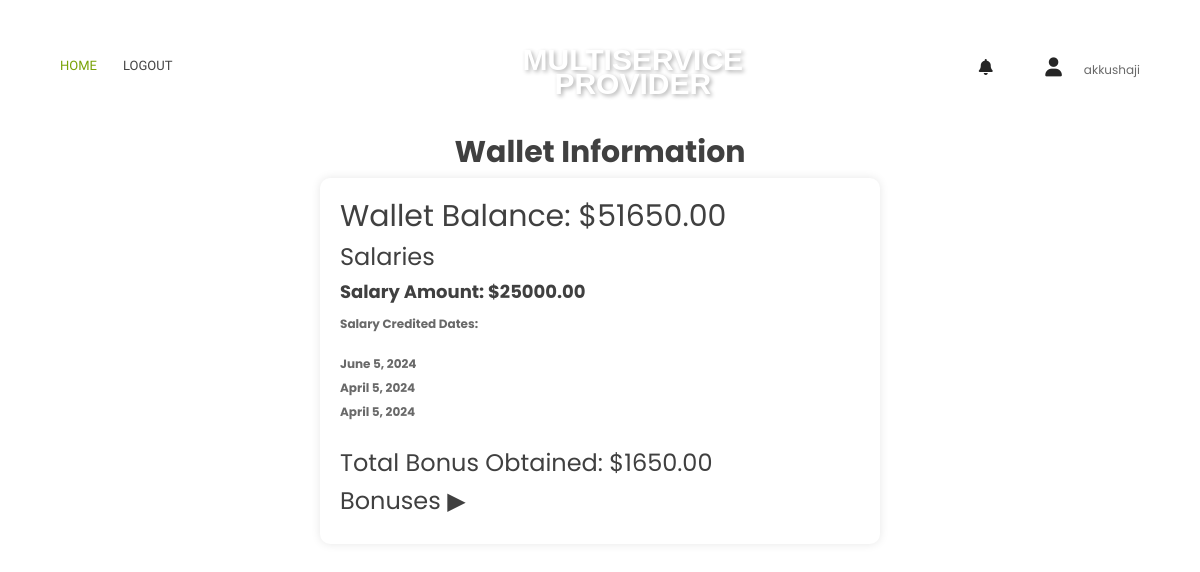
Page /wallet/ (signed in) on the earlier database version.
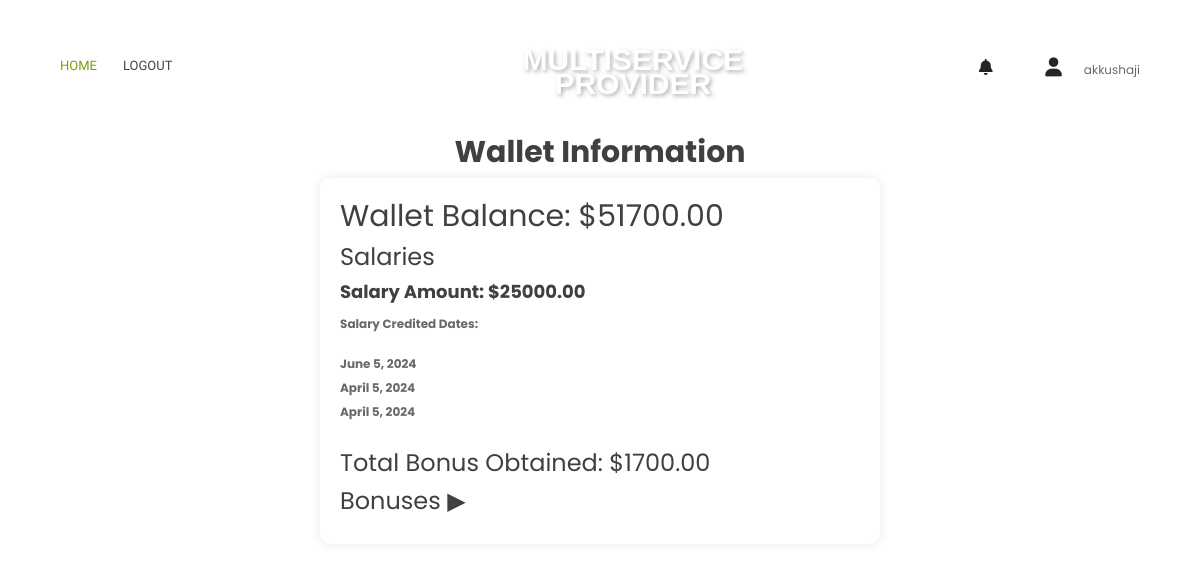
Same page on the later database version.
### app1/models.py (models this page shows)
class Wallet(models.Model):
    walletid = models.AutoField(primary_key=True)
    userid = models.ForeignKey(MyUser, on_delete=models.CASCADE)
    amount = models.DecimalField(max_digits=10, decimal_places=2)

### app1/views.py (the view)
# urls.py: path('wallet/', views.wallet_view, name='wallet'),
@login_required
def wallet_view(request):
    user_wallet = Wallet.objects.filter(userid=request.user)
    user_bonuses = Bonus.objects.filter(userid=request.user)
    user_salaries = Salary.objects.filter(userid=request.user)
    return render(request, 'wallet.html', {'user_wallet': user_wallet, 'user_bonuses': user_bonuses, 'user_salaries': user_salaries})

### app1/templates/wallet.html (shortened to what the changed rows need)
{% load static %}
<!doctype html>
<html class="no-js" lang="en">
<head>
    <link rel="stylesheet" href="{% static 'userassets/css/bootstrap.min.css' %}">
    <link rel="stylesheet" href="{% static 'userassets/css/font-awesome.min.css' %}">
    <link rel="stylesheet" href="{% static 'userassets/css/ie7.css' %}">
    <link rel="stylesheet" href="{% static 'userassets/css/plugins.css' %}">
    <link rel="stylesheet" href="{% static 'userassets/css/style.css' %}">
    <link rel="stylesheet" href="https://cdnjs.cloudflare.com/ajax/libs/font-awesome/6.0.0/css/all.min.css" />
</head>
<body style="background-image: url('{% static 'userassets/img/bg/mainhead.jpg' %}')">
<div>
    <div>
        <div>
            <div class="container">
                    <div class="wallet-content">
                        <h2 class="wallet-head">Wallet Information</h2>
                        <div class="wallet-info-container">
                            <div class="wallet-info">
                                {% if user_wallet %}
                                <h2 id="wallet-balance">Wallet Balance: ${{ user_wallet.0.amount }}</h2>
                                {% else %}
                                <p></p>
                                {% endif %}
                            </div>
                            <h3>Salaries</h3>
                            <div class="salary-list">
                                {% if user_salaries %}
                                <div class="salary-box">
                                </div>
                                {% else %}
                                <p>No salary information available.</p>
                                {% endif %}
                            </div><br>
                            <h3 id="total-bonus">Total Bonus Obtained: </h3>
                            <h3>
                                Bonuses
                                <span class="arrow" style="cursor: pointer;">▶</span>
                            </h3>
                        </div>
                    </div>
               </div>
            </div>
        </div>
    </div>
</body>
</html>

Differences in the rows shown:
changed Wallet: amount "51650.00" → "51700.00"
Other differences:
text written by a page script: "Total Bonus Obtained: $1650.00" → "Total Bonus Obtained: $1700.00"
